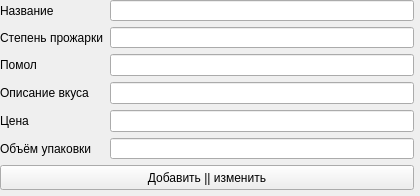
<?xml version="1.0" encoding="UTF-8"?>
<ui version="4.0">
 <class>addEditCoffee_form</class>
 <widget class="QWidget" name="addEditCoffee_form">
  <property name="geometry">
   <rect>
    <x>0</x>
    <y>0</y>
    <width>420</width>
    <height>196</height>
   </rect>
  </property>
  <property name="windowTitle">
   <string>Добавить или изменить кофе</string>
  </property>
  <widget class="QWidget" name="verticalLayoutWidget">
   <property name="geometry">
    <rect>
     <x>0</x>
     <y>0</y>
     <width>414</width>
     <height>190</height>
    </rect>
   </property>
   <layout class="QVBoxLayout" name="verticalLayout">
    <item>
     <layout class="QFormLayout" name="formLayout">
      <item row="0" column="0">
       <widget class="QLabel" name="name_lbl">
        <property name="minimumSize">
         <size>
          <width>60</width>
          <height>20</height>
         </size>
        </property>
        <property name="text">
         <string>Название</string>
        </property>
       </widget>
      </item>
      <item row="1" column="0">
       <widget class="QLabel" name="burn_lbl">
        <property name="minimumSize">
         <size>
          <width>60</width>
          <height>20</height>
         </size>
        </property>
        <property name="text">
         <string>Степень прожарки</string>
        </property>
       </widget>
      </item>
      <item row="2" column="0">
       <widget class="QLabel" name="blend_lbl">
        <property name="minimumSize">
         <size>
          <width>60</width>
          <height>20</height>
         </size>
        </property>
        <property name="text">
         <string>Помол</string>
        </property>
       </widget>
      </item>
      <item row="3" column="0">
       <widget class="QLabel" name="taste_lbl">
        <property name="minimumSize">
         <size>
          <width>60</width>
          <height>20</height>
         </size>
        </property>
        <property name="text">
         <string>Описание вкуса</string>
        </property>
       </widget>
      </item>
      <item row="4" column="0">
       <widget class="QLabel" name="price_lbl">
        <property name="minimumSize">
         <size>
          <width>60</width>
          <height>20</height>
         </size>
        </property>
        <property name="text">
         <string>Цена</string>
        </property>
       </widget>
      </item>
      <item row="5" column="0">
       <widget class="QLabel" name="vol_lbl">
        <property name="minimumSize">
         <size>
          <width>60</width>
          <height>20</height>
         </size>
        </property>
        <property name="text">
         <string>Объём упаковки</string>
        </property>
       </widget>
      </item>
      <item row="0" column="1">
       <widget class="QLineEdit" name="name_txtEd">
        <property name="minimumSize">
         <size>
          <width>300</width>
          <height>20</height>
         </size>
        </property>
       </widget>
      </item>
      <item row="1" column="1">
       <widget class="QLineEdit" name="burn_txtEd">
        <property name="minimumSize">
         <size>
          <width>60</width>
          <height>20</height>
         </size>
        </property>
       </widget>
      </item>
      <item row="2" column="1">
       <widget class="QLineEdit" name="blend_txtEd"/>
      </item>
      <item row="4" column="1">
       <widget class="QLineEdit" name="price_txtEd">
        <property name="minimumSize">
         <size>
          <width>300</width>
          <height>20</height>
         </size>
        </property>
       </widget>
      </item>
      <item row="5" column="1">
       <widget class="QLineEdit" name="vol_txtEd">
        <property name="minimumSize">
         <size>
          <width>300</width>
          <height>20</height>
         </size>
        </property>
       </widget>
      </item>
      <item row="3" column="1">
       <widget class="QLineEdit" name="taste_txtEd"/>
      </item>
     </layout>
    </item>
    <item>
     <widget class="QPushButton" name="addEdit_btn">
      <property name="minimumSize">
       <size>
        <width>412</width>
        <height>25</height>
       </size>
      </property>
      <property name="text">
       <string>Добавить || изменить</string>
      </property>
     </widget>
    </item>
   </layout>
  </widget>
 </widget>
 <tabstops>
  <tabstop>name_txtEd</tabstop>
  <tabstop>burn_txtEd</tabstop>
  <tabstop>blend_txtEd</tabstop>
  <tabstop>taste_txtEd</tabstop>
  <tabstop>price_txtEd</tabstop>
  <tabstop>vol_txtEd</tabstop>
  <tabstop>addEdit_btn</tabstop>
 </tabstops>
 <resources/>
 <connections/>
</ui>
